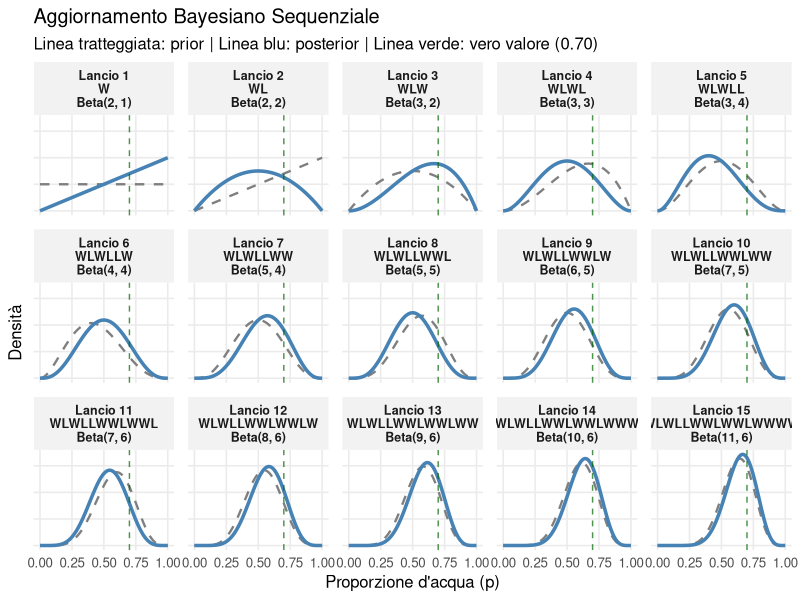
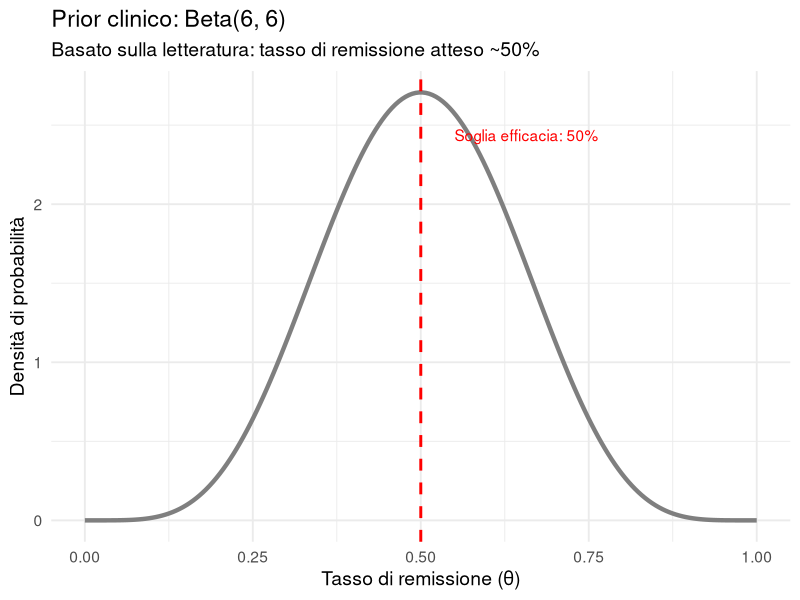
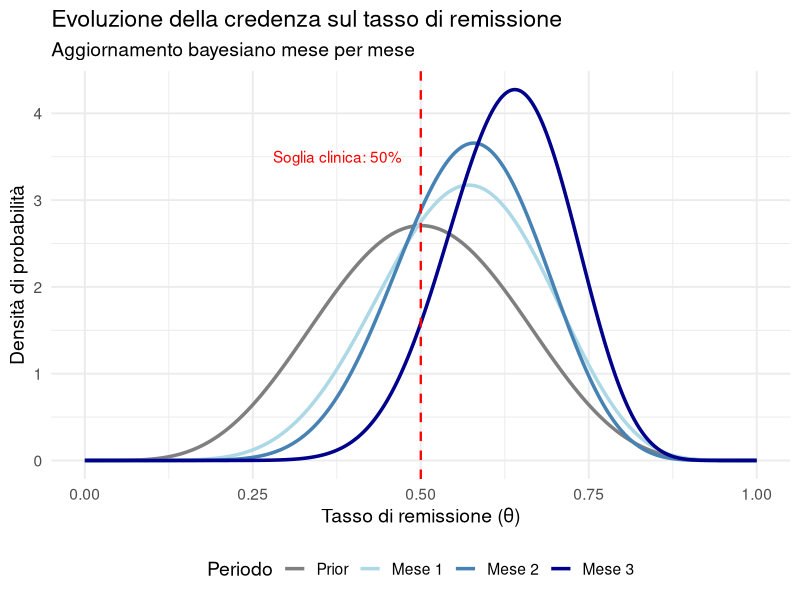

Reproduce these figures in R, in order.
## ---- chunk 1
#| echo: false
set.seed(42)
## ---- chunk 2
#| label: setup
#| include: false
library(ggplot2)
library(dplyr)
library(tidyr)
## ---- chunk 3
#| label: sim-data
#| echo: false
set.seed(123)

# Simuliamo 15 lanci. Vera proporzione d'acqua = 0.7
n_lanci <- 15
p_vero <- 0.7
dati <- sample(c("W", "L"), size = n_lanci, 
               prob = c(p_vero, 1 - p_vero), replace = TRUE)
## ---- chunk 4
#| echo: false
cat("Sequenza osservata:", paste(dati, collapse = " "))
## ---- chunk 5
#| label: compute-posteriors
#| echo: false
# Calcoliamo la distribuzione a posteriori dopo ogni lancio
alpha <- 1
beta <- 1

posteriori <- list()
for(i in 1:n_lanci) {
  seq_lanci <- dati[1:i]
  k <- sum(seq_lanci == "W")
  alpha_post <- alpha + k
  beta_post <- beta + (i - k)
  posteriori[[i]] <- data.frame(
    Lancio = i,
    Sequenza = paste(seq_lanci, collapse = ""),
    k = k,
    n = i,
    alpha = alpha_post,
    beta = beta_post
  )
}

df_posteriori <- bind_rows(posteriori)
p_grid <- seq(0, 1, length.out = 200)

df_plot <- df_posteriori %>%
  rowwise() %>%
  mutate(
    p = list(p_grid),
    dens = list(dbeta(p_grid, alpha, beta))
  ) %>%
  unnest(c(p, dens))
## ---- chunk 6
#| label: plot-posteriors
#| echo: false
#| fig-width: 10
#| fig-height: 8
# Correzione: gestione esplicita del prior uniforme per il primo lancio
df_prev <- df_plot %>%
  mutate(Lancio_prev = Lancio + 1) %>%
  select(Lancio_prev, p, dens_prev = dens)

# Per il lancio 1, il prior è Beta(1,1) - uniforme
prior_uniforme <- data.frame(
  p = p_grid,
  dens_prev = dbeta(p_grid, 1, 1)
)

df_combined <- df_plot %>%
  # Aggiungi il prior del lancio precedente (se esiste)
  left_join(df_prev, by = c("Lancio" = "Lancio_prev", "p" = "p")) %>%
  # Per il lancio 1, usa il prior uniforme
  mutate(dens_prev = ifelse(Lancio == 1, prior_uniforme$dens_prev, dens_prev))

# Crea etichette informative con sequenza corretta
df_combined <- df_combined %>%
  mutate(
    label = paste0("Lancio ", Lancio, "\n", Sequenza, 
                   "\nBeta(", alpha, ", ", beta, ")"),
    # Ordina i pannelli numericamente
    label = factor(label, levels = unique(label)[order(unique(Lancio))])
  )

# Visualizzazione
ggplot(df_combined, aes(x = p)) +
  geom_line(aes(y = dens_prev), color = "gray50", 
            linetype = "dashed", linewidth = 0.8) +
  geom_line(aes(y = dens), color = "steelblue", linewidth = 1.2) +
  geom_vline(xintercept = p_vero, linetype = "dashed", 
             color = "darkgreen", linewidth = 0.5, alpha = 0.7) +
  facet_wrap(~ label, ncol = 5) +  # 5 colonne per 15 lanci = 3 righe
  labs(
    title = "Aggiornamento Bayesiano Sequenziale",
    subtitle = "Linea tratteggiata: prior | Linea blu: posterior | Linea verde: vero valore (0.70)",
    x = "Proporzione d'acqua (p)",
    y = "Densità"
  ) +
  theme_minimal(base_size = 12) +
  theme(
    strip.text = element_text(size = 9, face = "bold"),
    strip.background = element_rect(fill = "gray95", color = NA),
    axis.text.y = element_blank(),
    axis.ticks.y = element_blank(),
    panel.grid.minor = element_blank(),
    panel.spacing = unit(10, "points")
  ) +
  scale_x_continuous(limits = c(0, 1))
## ---- chunk 7
#| echo: true
# La media di Beta(6, 6) è:
alpha_prior <- 6
beta_prior <- 6
media_prior <- alpha_prior / (alpha_prior + beta_prior)
media_prior
## ---- chunk 8
#| echo: false
# Griglia di valori per theta
theta <- seq(0, 1, length.out = 200)
prior_dens <- dbeta(theta, alpha_prior, beta_prior)
## ---- chunk 9
#| echo: false
#| fig-height: 4.5
ggplot(data.frame(theta = theta, dens = prior_dens), 
       aes(x = theta, y = dens)) +
  geom_line(linewidth = 1.5, color = "gray50") +
  geom_vline(xintercept = 0.5, linetype = "dashed", color = "red", linewidth = 1) +
  labs(title = "Prior clinico: Beta(6, 6)",
       subtitle = "Basato sulla letteratura: tasso di remissione atteso ~50%",
       x = "Tasso di remissione (θ)", 
       y = "Densità di probabilità") +
  theme_minimal(base_size = 14) +
  annotate("text", x = 0.55, y = max(prior_dens)*0.9, 
           label = "Soglia efficacia: 50%", color = "red", hjust = 0)
## ---- chunk 10
#| echo: true
# 1 = remissione, 0 = non remissione
mese1 <- c(1, 1, 0, 1)        # 3 su 4 = 75%
mese2 <- c(0, 1, 1, 1, 0)     # 3 su 5 = 60%
mese3 <- c(1, 1, 1, 0, 1, 1)  # 5 su 6 = 83%
## ---- chunk 11
#| echo: true
# Funzione per aggiornare i parametri della Beta
aggiorna_beta <- function(alpha, beta, dati) {
  successi <- sum(dati)
  insuccessi <- length(dati) - successi

  nuovo_alpha <- alpha + successi
  nuovo_beta  <- beta + insuccessi

  # Restituiamo una lista (più semplice da usare)
  list(alpha = nuovo_alpha, beta = nuovo_beta)
}
## ---- chunk 12
#| echo: true
# Definiamo i dati mensili (1 = remissione, 0 = no remissione)
mese1 <- c(1, 1, 0, 1)           # 3 remissioni su 4
mese2 <- c(0, 1, 1, 1, 0)        # 3 remissioni su 5  
mese3 <- c(1, 1, 1, 0, 1, 1)     # 5 remissioni su 6

# Prior basato sulla letteratura: Beta(6, 6)
alpha_prior <- 6
beta_prior <- 6

cat("PRIOR INIZIALE:\n")
cat("Beta(", alpha_prior, ",", beta_prior, ")\n")
cat("Media prior:", round(alpha_prior/(alpha_prior + beta_prior), 3), "\n")
## ---- chunk 13
#| echo: true
# Inizializziamo i parametri correnti
alpha_corrente <- alpha_prior
beta_corrente <- beta_prior

# Aggiorniamo con i dati del mese 1
parametri <- aggiorna_beta(alpha_corrente, beta_corrente, mese1)
alpha_corrente <- parametri$alpha
beta_corrente <- parametri$beta

cat("MESE 1:\n")
cat("Dati:", sum(mese1), "remissioni su", length(mese1), "pazienti\n")
cat("Posterior: Beta(", alpha_corrente, ",", beta_corrente, ")\n")
## ---- chunk 14
cat("Media posterior:", round(alpha_corrente/(alpha_corrente + beta_corrente), 3), "\n")
cat("P(θ > 0.5):", round((1 - pbeta(0.5, alpha_corrente, beta_corrente))*100, 1), "%\n")
## ---- chunk 15
#| echo: true
# Il posterior del mese 1 diventa il prior del mese 2
parametri <- aggiorna_beta(alpha_corrente, beta_corrente, mese2)
alpha_corrente <- parametri$alpha
beta_corrente <- parametri$beta

cat("MESE 2:\n")
cat("Dati:", sum(mese2), "remissioni su", length(mese2), "pazienti\n")
cat("Posterior: Beta(", alpha_corrente, ",", beta_corrente, ")\n")
## ---- chunk 16
cat("Media posterior:", round(alpha_corrente/(alpha_corrente + beta_corrente), 3), "\n")
cat("P(θ > 0.5):", round((1 - pbeta(0.5, alpha_corrente, beta_corrente))*100, 1), "%\n")
## ---- chunk 17
#| echo: true
# Il posterior del mese 2 diventa il prior del mese 3
parametri <- aggiorna_beta(alpha_corrente, beta_corrente, mese3)
alpha_corrente <- parametri$alpha
beta_corrente <- parametri$beta

cat("MESE 3:\n")
cat("Dati:", sum(mese3), "remissioni su", length(mese3), "pazienti\n")
cat("Posterior: Beta(", alpha_corrente, ",", beta_corrente, ")\n")
## ---- chunk 18
cat("Media posterior:", round(alpha_corrente/(alpha_corrente + beta_corrente), 3), "\n")
cat("P(θ > 0.5):", round((1 - pbeta(0.5, alpha_corrente, beta_corrente))*100, 1), "%\n")
## ---- chunk 19
#| echo: false
#| fig-height: 5.5
library(ggplot2)

theta <- seq(0, 1, length.out = 500)

distribuzioni <- data.frame(
  periodo = rep(c("Prior", "Mese 1", "Mese 2", "Mese 3"), each = length(theta)),
  theta = rep(theta, 4),
  densita = c(
    dbeta(theta, 6, 6),
    dbeta(theta, 9, 7),
    dbeta(theta, 12, 9),
    dbeta(theta, 17, 10)
  )
)

distribuzioni$periodo <- factor(distribuzioni$periodo, 
                                 levels = c("Prior", "Mese 1", "Mese 2", "Mese 3"))

ggplot(distribuzioni, aes(x = theta, y = densita, color = periodo)) +
  geom_line(linewidth = 1.2) +
  geom_vline(xintercept = 0.5, linetype = "dashed", color = "red", linewidth = 0.8) +
  scale_color_manual(values = c("Prior" = "gray50", "Mese 1" = "lightblue",
                                "Mese 2" = "steelblue", "Mese 3" = "darkblue")) +
  labs(title = "Evoluzione della credenza sul tasso di remissione",
       subtitle = "Aggiornamento bayesiano mese per mese",
       x = "Tasso di remissione (θ)",
       y = "Densità di probabilità",
       color = "Periodo") +
  theme_minimal(base_size = 14) +
  theme(legend.position = "bottom") +
  annotate("text", x = 0.28, y = 3.5, label = "Soglia clinica: 50%", color = "red", hjust = 0)
## ---- chunk 20
#| echo: true
# Probabilità che theta > 0.5 dopo 3 mesi
# Usiamo la funzione pbeta che calcola P(theta <= x)
# Quindi P(theta > 0.5) = 1 - P(theta <= 0.5)

prob_efficace <- 1 - pbeta(0.5, shape1 = 17, shape2 = 10)
cat("P(θ > 0.50) =", round(prob_efficace * 100, 1), "%")
## ---- chunk 21
#| echo: true
# Probabilità di efficacia dopo ogni mese
cat("Prior:      P(θ > 0.50) =", round((1 - pbeta(0.5, 6, 6)) * 100, 1), "%\n")
cat("Dopo Mese 1: P(θ > 0.50) =", round((1 - pbeta(0.5, 9, 7)) * 100, 1), "%\n")
cat("Dopo Mese 2: P(θ > 0.50) =", round((1 - pbeta(0.5, 12, 9)) * 100, 1), "%\n")
cat("Dopo Mese 3: P(θ > 0.50) =", round((1 - pbeta(0.5, 17, 10)) * 100, 1), "%\n")
